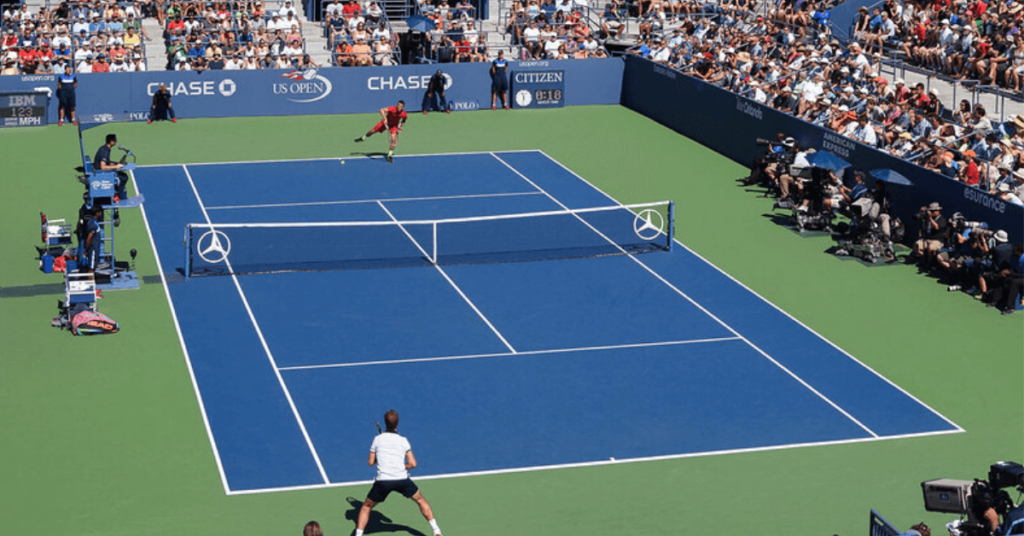
%> input picture LAB1/tennis.png, 1024 x 536 px
$ octave Q3.m   (GNU Octave 9; MATLAB toolbox functions it lacks are replaced by stand-ins)
%> lines starting %> are read from the running program, lines starting %| are printed output that depends on the picture
I = imread('tennis.png');
%> I is the input picture: size 536x1024x3 uint8; mean R, G, B 88.3, 112.9, 118.9


figure(2)
histogram(I(:, :, 1), 256)
title('R component', 'FontSize', 18)
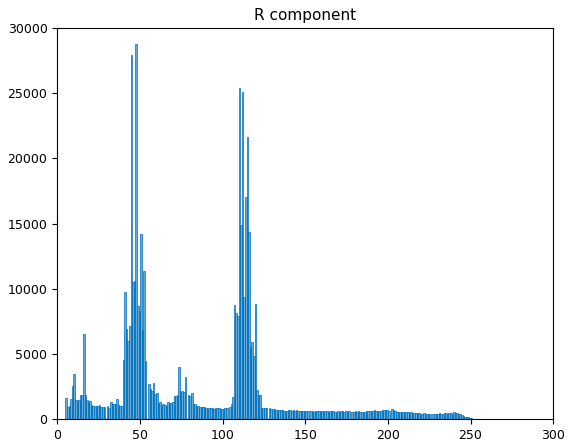
%> figure redrawn from the program's plot data; tallest bar 28764 high, from x = 47.28 to 48.24

figure(3)
histogram(I(:, :, 2), 256)
title('G component', 'FontSize', 18)
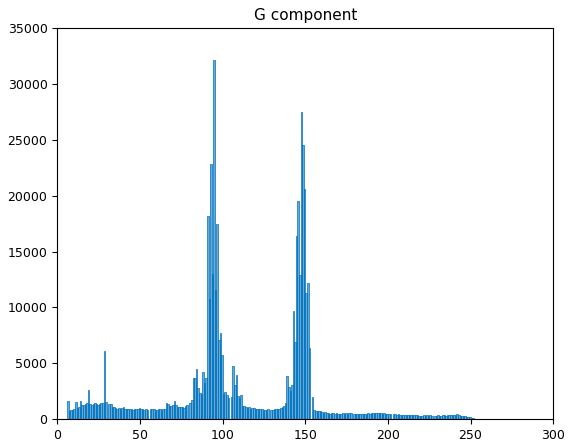
%> figure redrawn from the program's plot data; tallest bar 32114 high, from x = 94.41 to 95.37

figure(4)
histogram(I(:, :, 3), 256)
title('B component', 'FontSize', 18)
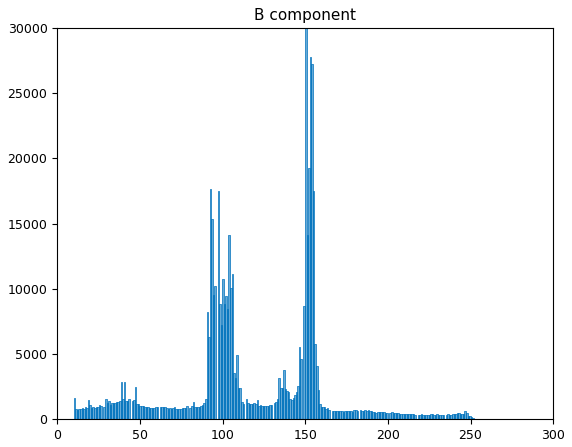
%> figure redrawn from the program's plot data; tallest bar 29999 high, from x = 149.9 to 150.9

img = rgb2ycbcr(I);
%> img: size 536x1024x3 uint8; mean of channels 1, 2, 3 107.2, 134.2, 116.8

figure(5)
histogram(img(:, :, 1), 256)
title('Y component', 'FontSize', 18)
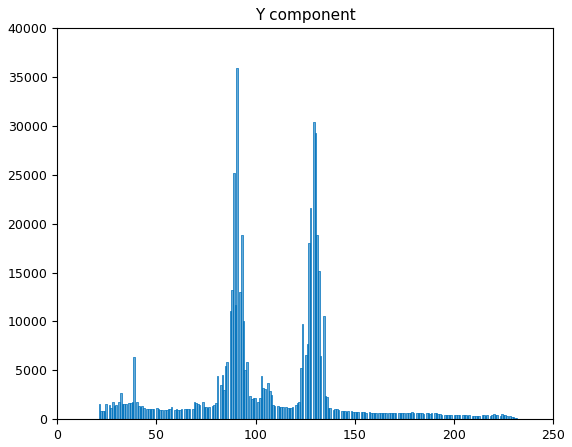
%> figure redrawn from the program's plot data; tallest bar 35927 high, from x = 90.23 to 91.06


figure(6)
histogram(img(:, :, 2), 256)
title('Cb component', 'FontSize', 18)
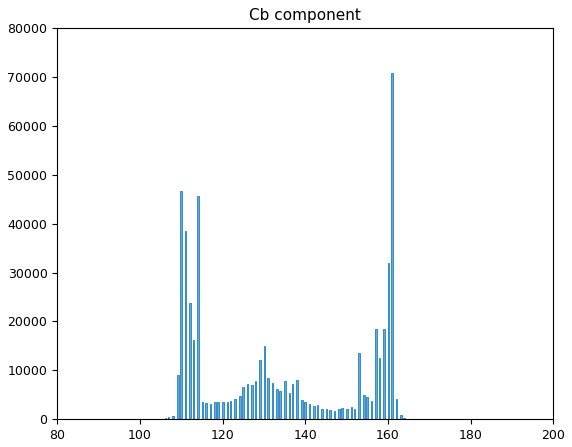
%> figure redrawn from the program's plot data; tallest bar 70857 high, from x = 160.8 to 161.1

figure(7)
histogram(img(:, :, 3), 256)
title('Cr component', 'FontSize', 18)
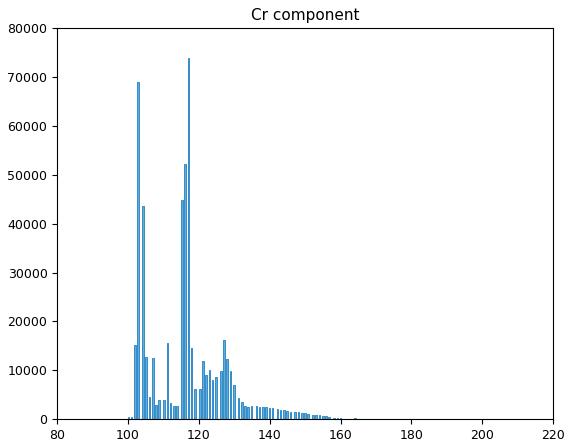
%> figure redrawn from the program's plot data; tallest bar 73797 high, from x = 116.8 to 117.2
